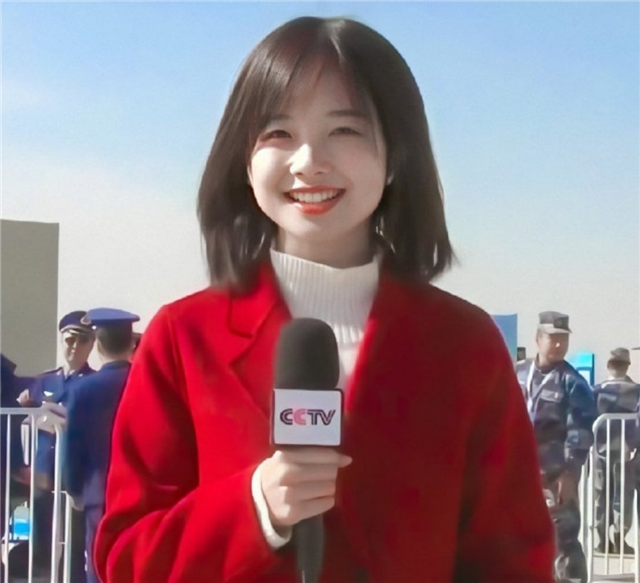
#> input picture images/wbb.png, 640 x 583 px
$ python face_detect.py
#> lines starting #> are read from the running program, lines starting #| are printed output that depends on the picture
### myutils.py
import cv2 as cv
import numpy as np
import matplotlib.pyplot as plt

# [23 lines left out: functions rescaleFrame, translate, rotate, not called in this run]


def pltimshow(index, title, src, rows=2, cols=2, cmap='gray'):
    plt.subplot(rows, cols, index)
    plt.imshow(src, cmap)
    plt.title(title)
    plt.xticks([])
    plt.yticks([])


def pltshow():
    plt.show()

### face_detect.py
import cv2 as cv
import numpy as np
import myutils as u

img = cv.imread('images/wbb.png')
#> img is the input picture: shape (583, 640, 3); mean B, G, R 132.8, 122.5, 150.5
pltimg = cv.cvtColor(img, cv.COLOR_BGR2RGB)
u.pltimshow(1, 'bingbing', pltimg, cmap=None)

gray = cv.cvtColor(img, cv.COLOR_BGR2GRAY)
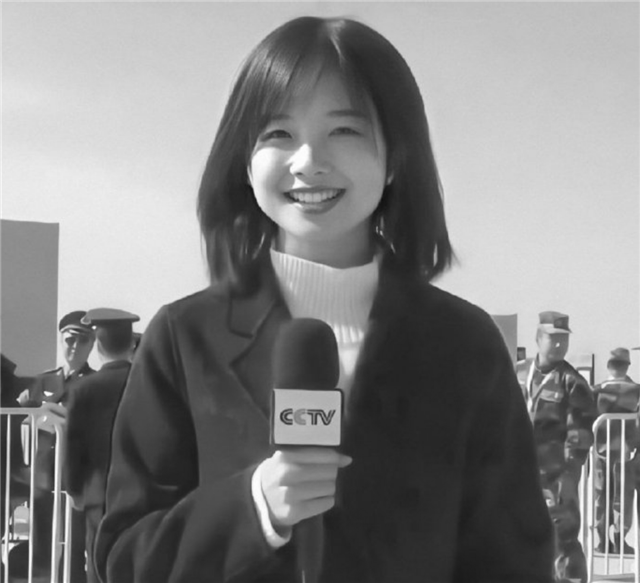
#> gray: shape (583, 640); min 16, max 255, mean 132.1
u.pltimshow(2, 'Gray bingbing', gray)

haar_cascade = cv.CascadeClassifier('haar_face.xml')
fact_rect = haar_cascade.detectMultiScale(gray, scaleFactor=1.1, minNeighbors=1)
#> fact_rect = [[544, 333, 25, 25], [265, 232, 54, 54], [255, 381, 99, 99], [180, 324, 100, 100], [224, 75, 163, 163], [35, 290, 134, 134]]

print(f'Numbers of faces found = {len(fact_rect)}')
#| Numbers of faces found = 6

for (x, y, w, h) in fact_rect:
    cv.rectangle(pltimg, (x, y), (x+w, y+h), (0, 255, 0), thickness=2)
#> this loop made 6 passes
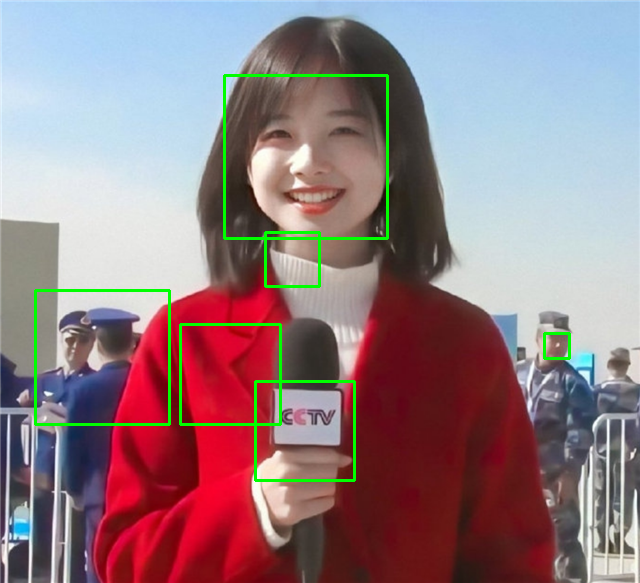
#> pltimg: shape (583, 640, 3); mean R, G, B 148, 125.7, 131.2

u.pltimshow(3, 'Faces', pltimg)

u.pltshow()
#> in pltshow, `plt.show()`:
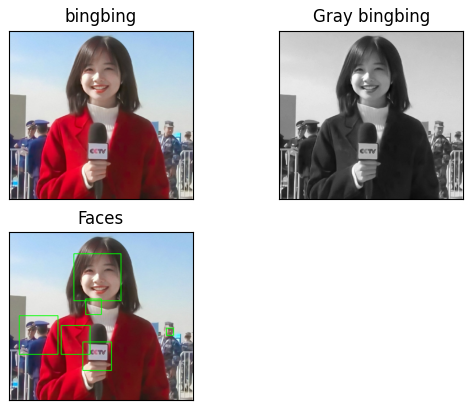
#> figure drawn by matplotlib, 3 panels
